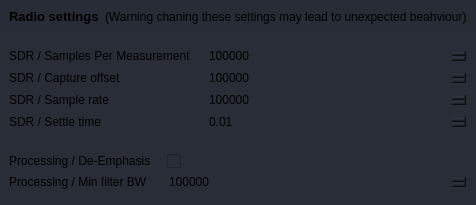
                        <widget class="QFrame" name="frame_div_content_rf_settings">
                         <property name="styleSheet">
                          <string notr="true">background-color: rgb(41, 45, 56);
border-radius: 5px;
</string>
                         </property>
                         <property name="frameShape">
                          <enum>QFrame::StyledPanel</enum>
                         </property>
                         <property name="frameShadow">
                          <enum>QFrame::Raised</enum>
                         </property>
                         <layout class="QVBoxLayout" name="verticalLayout_23">
                          <property name="leftMargin">
                           <number>0</number>
                          </property>
                          <property name="topMargin">
                           <number>0</number>
                          </property>
                          <property name="rightMargin">
                           <number>0</number>
                          </property>
                          <property name="bottomMargin">
                           <number>0</number>
                          </property>
                          <item>
                           <widget class="QFrame" name="frame_title_rf_settings">
                            <property name="styleSheet">
                             <string notr="true">background-color: rgb(39, 44, 54);</string>
                            </property>
                            <property name="frameShape">
                             <enum>QFrame::StyledPanel</enum>
                            </property>
                            <property name="frameShadow">
                             <enum>QFrame::Raised</enum>
                            </property>
                            <layout class="QHBoxLayout" name="horizontalLayout_8" stretch="0,1">
                             <item>
                              <widget class="QLabel" name="labelBoxInfos_rf_settings">
                               <property name="font">
                                <font>
                                 <pointsize>10</pointsize>
                                 <bold>true</bold>
                                </font>
                               </property>
                               <property name="text">
                                <string>Radio settings</string>
                               </property>
                              </widget>
                             </item>
                             <item>
                              <widget class="QLabel" name="label_2">
                               <property name="text">
                                <string>(Warning chaning these settings may lead to unexpected beahviour)</string>
                               </property>
                              </widget>
                             </item>
                            </layout>
                           </widget>
                          </item>
                          <item>
                           <layout class="QVBoxLayout" name="verticalLayout_rf_settings">
                            <property name="topMargin">
                             <number>0</number>
                            </property>
                            <property name="bottomMargin">
                             <number>6</number>
                            </property>
                            <item>
                             <layout class="QFormLayout" name="formLayout_rf_settings">
                              <property name="horizontalSpacing">
                               <number>16</number>
                              </property>
                              <property name="verticalSpacing">
                               <number>6</number>
                              </property>
                              <property name="leftMargin">
                               <number>9</number>
                              </property>
                              <property name="topMargin">
                               <number>9</number>
                              </property>
                              <property name="rightMargin">
                               <number>9</number>
                              </property>
                              <property name="bottomMargin">
                               <number>9</number>
                              </property>
                              <item row="0" column="0">
                               <widget class="QLabel" name="label_rf_settings_sdr_sample_per_measurment">
                                <property name="text">
                                 <string>SDR / Samples Per Measurement</string>
                                </property>
                               </widget>
                              </item>
                              <item row="0" column="1">
                               <widget class="QSpinBox" name="spinBox_rf_settings_sdr_sample_per_measurment">
                                <property name="minimum">
                                 <number>262144</number>
                                </property>
                                <property name="maximum">
                                 <number>10485760</number>
                                </property>
                                <property name="singleStep">
                                 <number>262144</number>
                                </property>
                                <property name="value">
                                 <number>524288</number>
                                </property>
                               </widget>
                              </item>
                              <item row="1" column="0">
                               <widget class="QLabel" name="label_rf_settings_sdr_capture_offset">
                                <property name="text">
                                 <string>SDR / Capture offset</string>
                                </property>
                               </widget>
                              </item>
                              <item row="1" column="1">
                               <widget class="QSpinBox" name="spinBox_rf_settings_sdr_capture_offset">
                                <property name="maximum">
                                 <number>512000</number>
                                </property>
                                <property name="singleStep">
                                 <number>10000</number>
                                </property>
                                <property name="value">
                                 <number>250000</number>
                                </property>
                               </widget>
                              </item>
                              <item row="2" column="0">
                               <widget class="QLabel" name="label_rf_settings_sdr_sample_rate">
                                <property name="text">
                                 <string>SDR / Sample rate</string>
                                </property>
                               </widget>
                              </item>
                              <item row="2" column="1">
                               <widget class="QSpinBox" name="spinBox_rf_settings_sdr_sample_rate">
                                <property name="minimum">
                                 <number>512000</number>
                                </property>
                                <property name="maximum">
                                 <number>20000000</number>
                                </property>
                                <property name="value">
                                 <number>2540000</number>
                                </property>
                               </widget>
                              </item>
                              <item row="3" column="0">
                               <widget class="QLabel" name="label_rf_settings_sdr_settle_time">
                                <property name="text">
                                 <string>SDR / Settle time</string>
                                </property>
                               </widget>
                              </item>
                              <item row="3" column="1">
                               <widget class="QDoubleSpinBox" name="doubleSpinBox_rf_settings_sdr_settle_time">
                                <property name="maximum">
                                 <double>1.000000000000000</double>
                                </property>
                                <property name="singleStep">
                                 <double>0.010000000000000</double>
                                </property>
                                <property name="value">
                                 <double>0.010000000000000</double>
                                </property>
                               </widget>
                              </item>
                             </layout>
                            </item>
                            <item>
                             <layout class="QFormLayout" name="formLayout_4">
                              <property name="horizontalSpacing">
                               <number>16</number>
                              </property>
                              <property name="leftMargin">
                               <number>9</number>
                              </property>
                              <property name="topMargin">
                               <number>9</number>
                              </property>
                              <property name="rightMargin">
                               <number>9</number>
                              </property>
                              <property name="bottomMargin">
                               <number>9</number>
                              </property>
                              <item row="0" column="0">
                               <widget class="QLabel" name="label_rf_settings_processing_deamphasis">
                                <property name="text">
                                 <string>Processing / De-Emphasis</string>
                                </property>
                               </widget>
                              </item>
                              <item row="1" column="0">
                               <widget class="QLabel" name="label_rf_settings_processing_min_filter_bandwidth">
                                <property name="text">
                                 <string>Processing / Min filter BW</string>
                                </property>
                               </widget>
                              </item>
                              <item row="1" column="1">
                               <widget class="QSpinBox" name="spinBox_rf_settings_processing_min_filter_bandwidth">
                                <property name="minimum">
                                 <number>50000</number>
                                </property>
                                <property name="maximum">
                                 <number>500000</number>
                                </property>
                                <property name="singleStep">
                                 <number>25000</number>
                                </property>
                                <property name="value">
                                 <number>100000</number>
                                </property>
                               </widget>
                              </item>
                              <item row="0" column="1">
                               <widget class="QCheckBox" name="checkBox_rf_settings_processing_de_emphasis">
                                <property name="text">
                                 <string/>
                                </property>
                               </widget>
                              </item>
                             </layout>
                            </item>
                           </layout>
                          </item>
                         </layout>
                        </widget>
